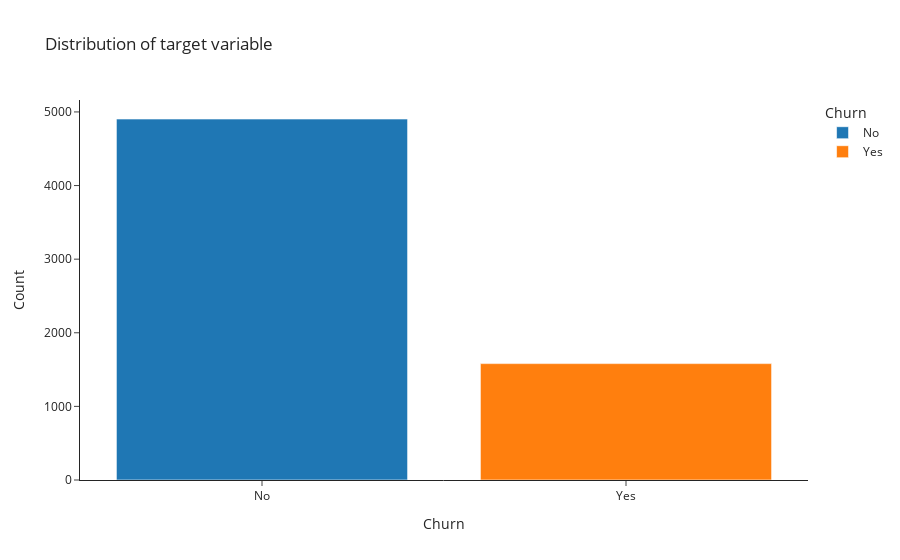

The cell this chart's notebook holds for it:
### Markdown cell above
### Adressing Imbalanced Data

### Code cell
# Checking for target variable imabalance
fig = px.histogram(
    telco_data,
    x = telco_data['Churn'],
    title = "Distribution of target variable",
    color = telco_data['Churn'],
    template='simple_white'
)

fig.update_layout(
    xaxis_title = "Churn",
    yaxis_title = "Count"
)

fig.show()

### Figure 1 — Plotly figure (JSON) as saved in the notebook; plotly's stock layout.template omitted (floating-point values rounded to 4 significant figures; data arrays with more than 128 entries replaced by an {"elided": "..."} marker saying what was removed)
{"data": [{"alignmentgroup": "True", "bingroup": "x", "hovertemplate": "Churn=%{x}<br>count=%{y}<extra></extra>", "legendgroup": "No", "marker": {"color": "#1F77B4", "pattern": {"shape": ""}}, "name": "No", "offsetgroup": "No", "orientation": "v", "showlegend": true, "type": "histogram", "x": {"elided": "4904 str values"}, "xaxis": "x", "yaxis": "y"}, {"alignmentgroup": "True", "bingroup": "x", "hovertemplate": "Churn=%{x}<br>count=%{y}<extra></extra>", "legendgroup": "Yes", "marker": {"color": "#FF7F0E", "pattern": {"shape": ""}}, "name": "Yes", "offsetgroup": "Yes", "orientation": "v", "showlegend": true, "type": "histogram", "x": {"elided": "1581 str values"}, "xaxis": "x", "yaxis": "y"}], "layout": {"barmode": "relative", "legend": {"title": {"text": "Churn"}, "tracegroupgap": 0}, "title": {"text": "Distribution of target variable"}, "xaxis": {"anchor": "y", "categoryarray": ["No", "Yes"], "categoryorder": "array", "domain": [0, 1], "title": {"text": "Churn"}}, "yaxis": {"anchor": "x", "domain": [0, 1], "title": {"text": "Count"}}}}
